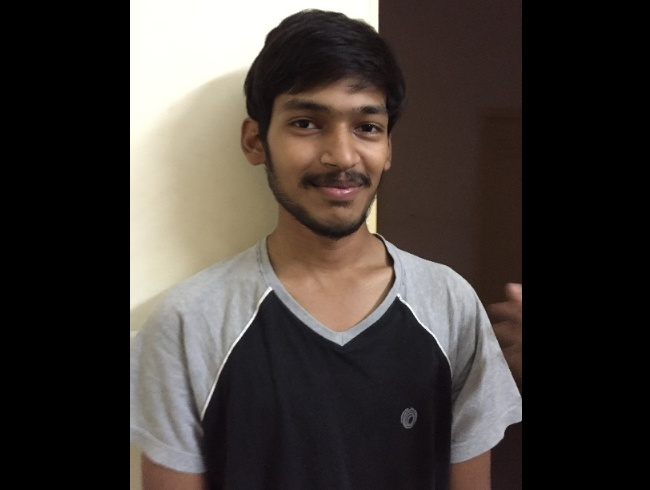
#> input picture input_images/IMG_1037.JPG, 650 x 490 px, found by its file name; its folder holds only this picture in this run
$ python detect_save_images.py
#> lines starting #> are read from the running program, lines starting #| are printed output that depends on the picture
'''
Surya Teja Cheedella
shine123surya[at]gmail[dot]com
BITS Pilani, Hyderabad Campus

Takes all the images in "input_path" and analyses them for any faces.
If face(s) is(are) found, it crops and saves them at "output_path".
'''

import cv2
import cv2.cv as cv
from os import listdir
import time

def cropImage(img, box):
	[p, q, r, s]= box
	# crop and save the image provided with the co-ordinates of bounding box
	write_img_color= img[q:q+ s, p:p+ r]
	saveCropped(write_img_color, name)

# save the cropped image at specified location
def saveCropped(img, name):
	cv2.imwrite(output_path+ name+ ".jpg", img)

if __name__== "__main__":
	# paths to input and output images
	input_path= "old/input_images/"
	output_path= "old/output_images/"

	# load pre-trained frontalface cascade classifier
	frontal_face= cv2.CascadeClassifier("haarcascade_frontalface_default.xml")
	input_names= listdir("/home/suryateja/Documents/GitHub/FaceRecognizer/"+ input_path)

	print("Starting to detect faces in images and save the cropped images to output file...")
	sttime= time.clock()
	i= 1
	for name in input_names:
		print(input_path+name)
		color_img= cv2.imread(input_path+ name)
#> color_img is the input picture: shape (490, 650, 3); mean B, G, R 54.5, 58.6, 65
		# converting color image to grayscale image
		gray_img= cv2.cvtColor(color_img, cv2.COLOR_BGR2GRAY)
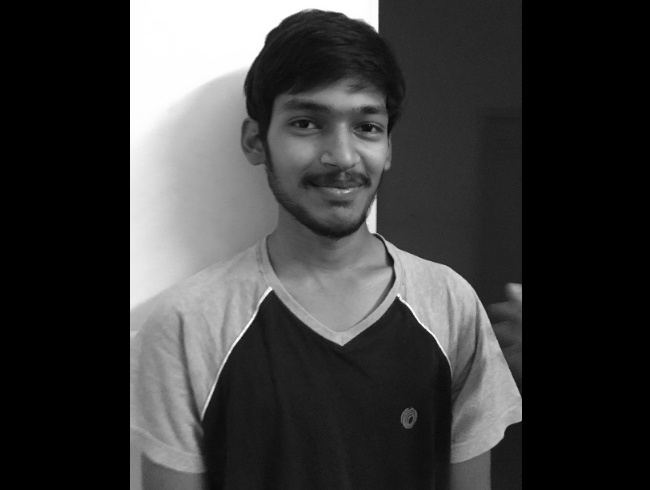
#> gray_img: shape (490, 650); min 0, max 255, mean 60.1

		# find the bounding boxes around detected faces in images
		bBoxes= frontal_face.detectMultiScale(gray_img, scaleFactor=1.3, minNeighbors=5, minSize=(30, 30), flags = cv.CV_HAAR_SCALE_IMAGE)
#> bBoxes = [[257, 60, 166, 166]]
		#print(bBoxes)

		for box in bBoxes:
			#print(box)
			# crop and save the image at specified location
			cropImage(color_img, box)
			i+= 1
#> this loop made 1 pass
#> (p in cropImage, q in cropImage, r in cropImage, s in cropImage, i) on pass 1: (257, 60, 166, 166, 2)
#> pass 1, in cropImage, `write_img_color= img[q:q+ s, p:p+ r]`:
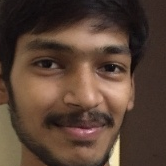
#> write_img_color: shape (166, 166, 3); mean B, G, R 52.8, 65.7, 87.8
#> after the loop, i = 2

	print("Successfully completed the task in %.2f Secs." % (time.clock()- sttime))

$ run again, on input_images/IMG_1048.JPG
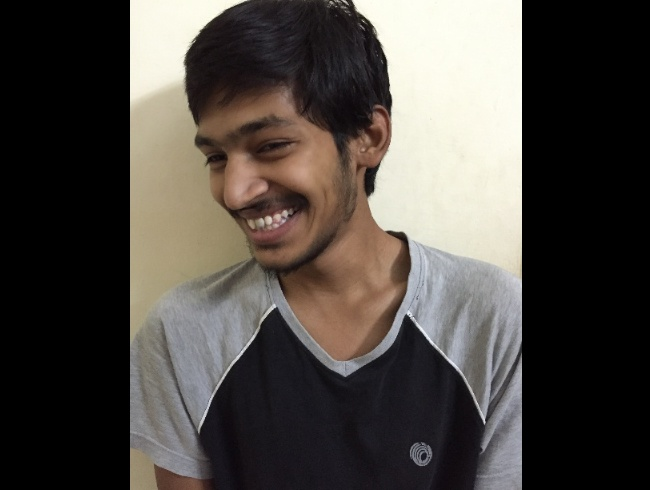
#> input picture input_images/IMG_1048.JPG, 650 x 490 px, found by its file name
#> color_img is the input picture: shape (490, 650, 3); mean B, G, R 67.2, 72.1, 77.2
#> `gray_img= cv2.cvtColor(color_img, cv2.COLOR_BGR2GRAY)`:
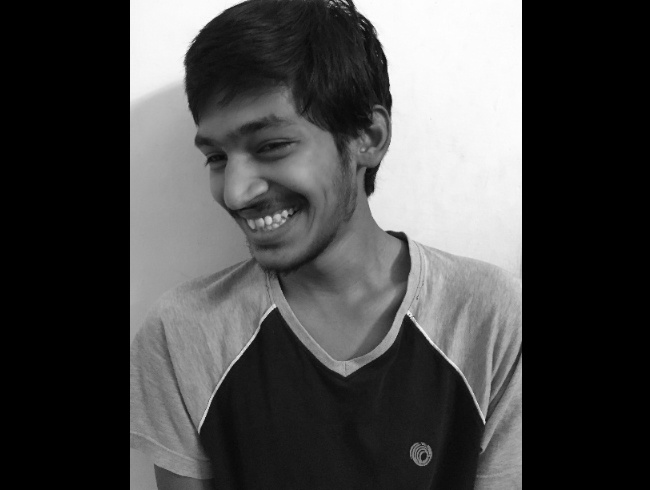
#> gray_img: shape (490, 650); min 0, max 254, mean 73.1
#> bBoxes = ()
#> after the loop `for box in bBoxes:`: i = 1

$ run again, on input_images/IMG_1038.JPG
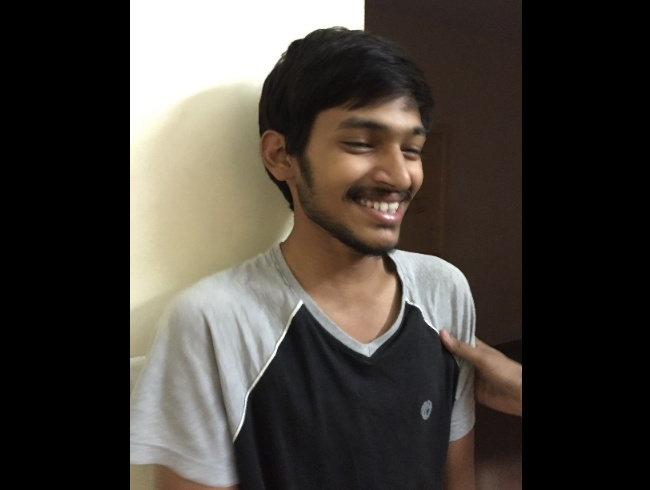
#> input picture input_images/IMG_1038.JPG, 650 x 490 px, found by its file name
#> color_img is the input picture: shape (490, 650, 3); mean B, G, R 57.9, 63.9, 69.1
#> `gray_img= cv2.cvtColor(color_img, cv2.COLOR_BGR2GRAY)`:
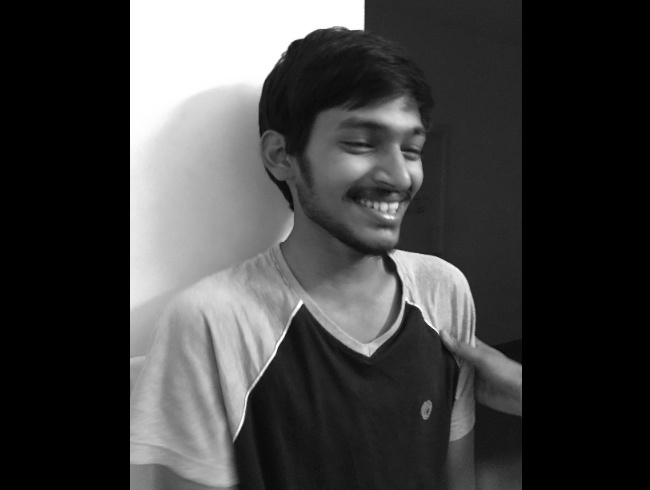
#> gray_img: shape (490, 650); min 0, max 255, mean 64.8
#> bBoxes = ()
#> after the loop `for box in bBoxes:`: i = 1
